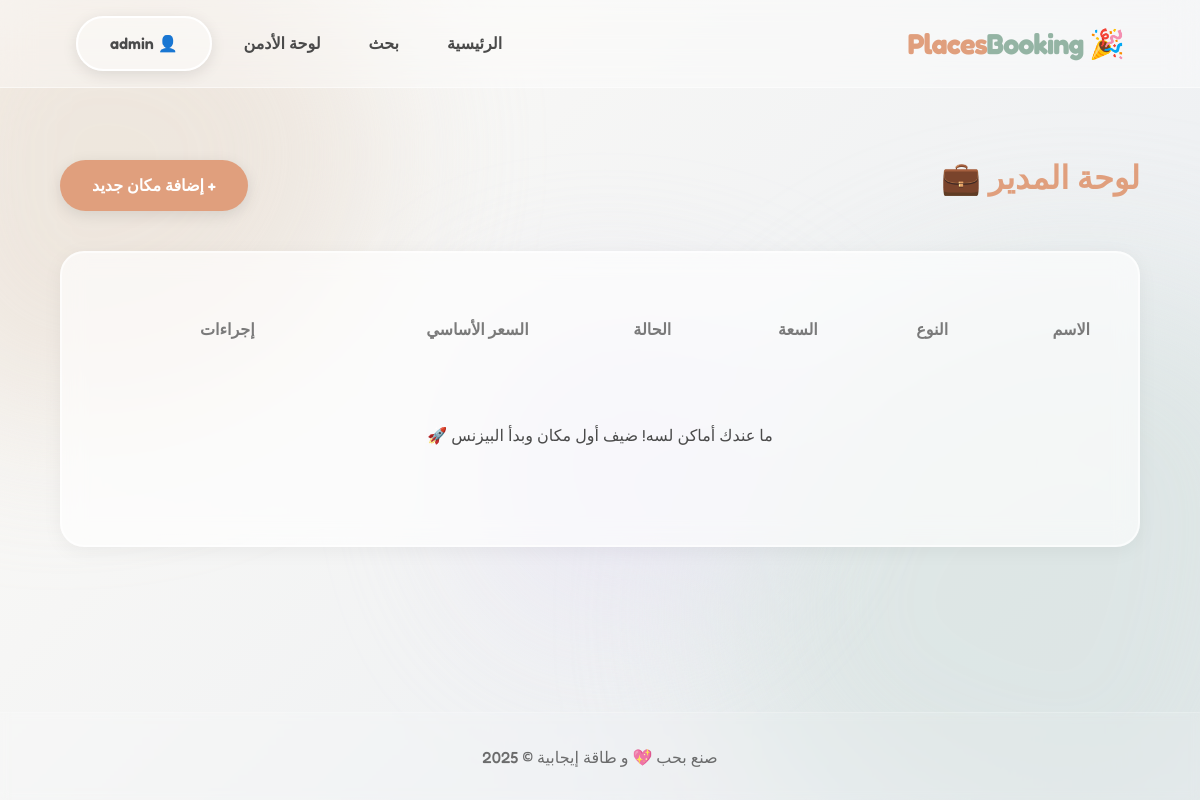
Before: /venues/dashboard/ (signed in) with the older database file.
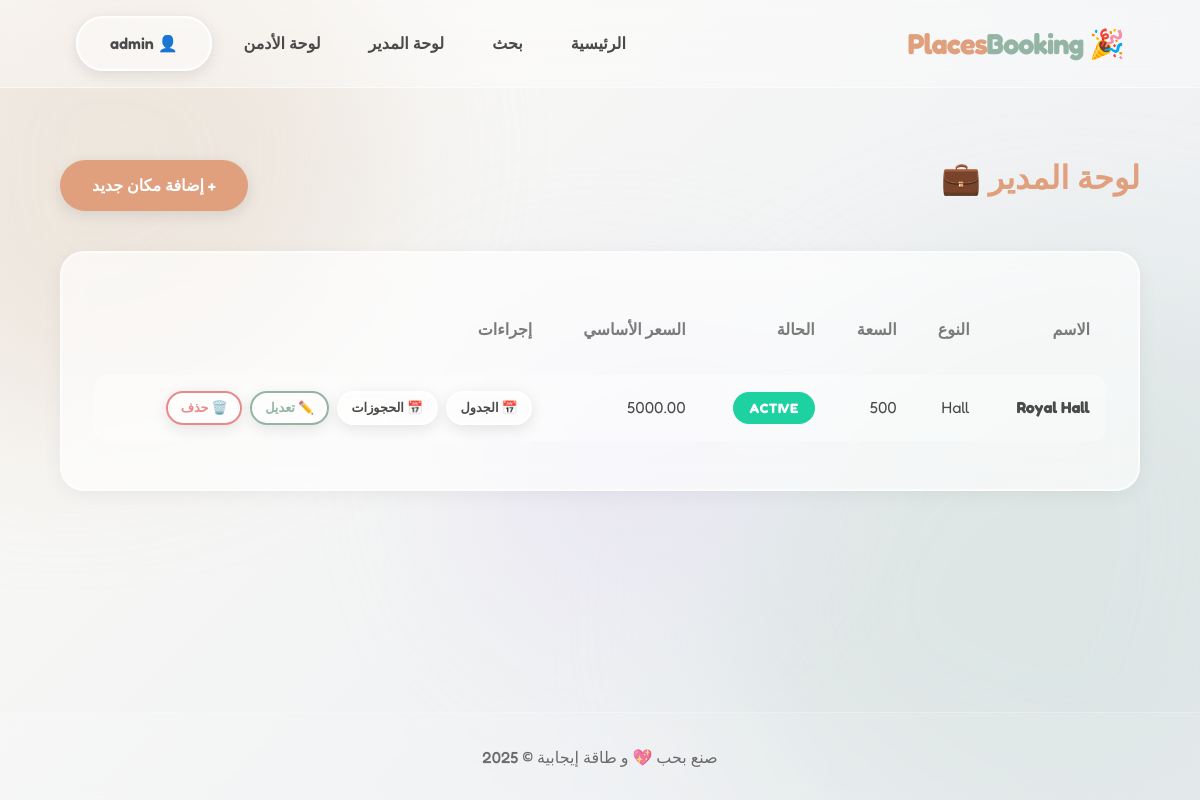
After: the same page with the newer database file.
### venues/models.py (models this page shows, shortened)
class Venue(models.Model):
    class VenueType(models.TextChoices):
        HALL = "HALL", _("Hall")
        CAFE = "CAFE", _("Cafe")
        RESTAURANT = "RESTAURANT", _("Restaurant")
        GARDEN = "GARDEN", _("Garden")
        ROOFTOP = "ROOFTOP", _("Rooftop")
        VILLA = "VILLA", _("Villa")
        OTHER = "OTHER", _("Other")
    class PricingMethod(models.TextChoices):
        PER_HOUR = "PER_HOUR", _("Per Hour")
        PER_DAY = "PER_DAY", _("Per Day")
        PER_PERIOD = "PER_PERIOD", _("Per Period")
        PER_TABLE = "PER_TABLE", _("Per Table")
    class Status(models.TextChoices):
        ACTIVE = "ACTIVE", _("Active")
        INACTIVE = "INACTIVE", _("Inactive")
        MAINTENANCE = "MAINTENANCE", _("Maintenance")
    manager = models.ForeignKey(settings.AUTH_USER_MODEL, on_delete=models.CASCADE, related_name="managed_venues")
    name = models.CharField(max_length=255)
    venue_type = models.CharField(max_length=50, choices=VenueType.choices)
    description = models.TextField()
    address = models.CharField(max_length=255)
    map_link = models.URLField(blank=True, null=True)
    capacity = models.PositiveIntegerField()
    pricing_method = models.CharField(max_length=50, choices=PricingMethod.choices)
    base_price = models.DecimalField(max_digits=10, decimal_places=2)
    status = models.CharField(max_length=50, choices=Status.choices, default=Status.ACTIVE)
    cancellation_policy = models.TextField(blank=True, help_text="Details about cancellation")
    created_at = models.DateTimeField(auto_now_add=True)
    updated_at = models.DateTimeField(auto_now=True)

### venues/views.py (the view)
# urls.py: path('dashboard/', views.manager_dashboard, name='manager_dashboard'),
@login_required
@user_passes_test(is_manager)
def manager_dashboard(request):
    venues = Venue.objects.filter(manager=request.user)
    return render(request, 'venues/dashboard.html', {'venues': venues})

### users/models.py (called while the page is built)
    def is_manager(self):
         return self.role == self.Role.MANAGER

### venues/views.py (called while the page is built)
def is_manager(user):
    return user.is_authenticated and (user.is_manager() or user.is_staff)

### templates/venues/dashboard.html
{% extends 'base.html' %}
{% block content %}
<div class="container" style="padding: 4rem 0;">
    <div style="display: flex; justify-content: space-between; align-items: center; margin-bottom: 2rem;">
        <h1 style="color: var(--color-primary);">لوحة المدير 💼</h1>
        <a href="{% url 'create_venue' %}" class="btn btn-primary">
            + إضافة مكان جديد
        </a>
    </div>
    <div class="glass-card" style="padding: 2rem; overflow-x: auto;">
        <table style="width: 100%; border-collapse: separate; border-spacing: 0 1rem; min-width: 800px;">
            <thead>
                <tr style="text-align: right; color: var(--color-text-light);">
                    <th style="padding: 1rem;">الاسم</th>
                    <th style="padding: 1rem;">النوع</th>
                    <th style="padding: 1rem;">السعة</th>
                    <th style="padding: 1rem;">الحالة</th>
                    <th style="padding: 1rem;">السعر الأساسي</th>
                    <th style="padding: 1rem;">إجراءات</th>
                </tr>
            </thead>
            <tbody>
                {% for venue in venues %}
                <tr style="background: rgba(255,255,255,0.3);">
                    <td style="padding: 1rem; border-top-right-radius: 12px; border-bottom-right-radius: 12px;">
                        <a href="{% url 'venue_detail' venue.pk %}" style="font-weight: bold;">{{ venue.name }}</a>
                    </td>
                    <td style="padding: 1rem;">{{ venue.get_venue_type_display }}</td>
                    <td style="padding: 1rem;">{{ venue.capacity }}</td>
                    <td style="padding: 1rem;">
                        <span class="badge
                            {% if venue.status == 'ACTIVE' %}badge-success
                            {% elif venue.status == 'INACTIVE' %}badge-danger
                            {% else %}badge-warning{% endif %}">
                            {{ venue.get_status_display }}
                        </span>
                    </td>
                    <td style="padding: 1rem;">{{ venue.base_price }}</td>
                    <td style="padding: 1rem; border-top-left-radius: 12px; border-bottom-left-radius: 12px;">
                        <div style="display: flex; gap: 0.5rem;">
                            <a href="{% url 'venue_calendar' venue.pk %}" class="btn btn-glass"
                                style="font-size: 0.8rem; padding: 0.3rem 0.8rem;">📅 الجدول</a>
                            <a href="{% url 'venue_bookings' venue.pk %}" class="btn btn-glass"
                                style="font-size: 0.8rem; padding: 0.3rem 0.8rem;">📅 الحجوزات</a>
                            <a href="{% url 'update_venue' venue.pk %}" class="btn btn-glass"
                                style="font-size: 0.8rem; padding: 0.3rem 0.8rem; border-color: var(--color-secondary); color: var(--color-secondary);">✏️
                                تعديل</a>
                            <a href="{% url 'delete_venue' venue.pk %}" class="btn btn-glass"
                                style="font-size: 0.8rem; padding: 0.3rem 0.8rem; border-color: var(--color-danger); color: var(--color-danger);">🗑️
                                حذف</a>
                        </div>
                    </td>
                </tr>
                {% empty %}
                <tr>
                    <td colspan="6" style="padding: 3rem; text-align: center;">ما عندك أماكن لسه! ضيف أول مكان وبدأ
                        البيزنس 🚀</td>
                </tr>
                {% endfor %}
            </tbody>
        </table>
    </div>
</div>
{% endblock %}

### templates/base.html (shortened to what this page needs)
{% load static %}
<!DOCTYPE html>
<html lang="ar" dir="rtl">
<head>
    <link rel="stylesheet" href="{% static 'css/style.css' %}">
</head>
<body>
    <div class="blobs-container">
        <div class="blob blob-2"></div>
        <div class="blob blob-3"></div>
    </div>
    <nav class="glass-nav">
        <div class="container" style="display: flex; justify-content: space-between; align-items: center;">
            <a href="{% url 'home' %}"
                style="font-size: 1.8rem; font-weight: 700; color: var(--color-primary); letter-spacing: -1px;">
                🎉 Places<span style="color: var(--color-secondary);">Booking</span>
            </a>
            <div style="display: flex; gap: 1rem; align-items: center;">
                <a href="{% url 'home' %}" class="nav-link">الرئيسية</a>
                <a href="{% url 'search' %}" class="nav-link">بحث</a>
                {% if user.is_authenticated %}
                {% if user.is_manager %}
                <a href="{% url 'manager_dashboard' %}" class="nav-link">لوحة المدير</a>
                {% endif %}
                {% if user.is_superuser %}
                <a href="{% url 'admin_dashboard' %}" class="nav-link">لوحة الأدمن</a>
                {% endif %}
                <a href="{% url 'customer_dashboard' %}" class="btn btn-glass">
                    👤 {{ user.username }}
                </a>
                {% else %}
                <a href="/accounts/login/" class="nav-link">دخول</a>
                <a href="/accounts/signup/" class="btn btn-primary">حساب جديد</a>
                {% endif %}
            </div>
        </div>
    </nav>
    <main style="min-height: 70vh;">
        {% block content %}{% endblock %}
    </main>
    <footer class="glass-footer">
        <div class="container">
            <p style="opacity: 0.8; font-weight: 500;">
                صنع بحب 💖 و طاقة إيجابية &copy; {% now "Y" %}
            </p>
        </div>
    </footer>
</body>
</html>

Changed rows visible on the page:
changed User "admin": role "CUSTOMER" → "MANAGER" (drawn)
now on this page (row edited): Venue: name "Royal Hall", venue_type "Hall", capacity "500", status "ACTIVE", base_price "5000.00"
Other visible differences:
text no longer shown: "ما عندك أماكن لسه! ضيف أول مكان وبدأ البيزنس 🚀"
text now shown: "لوحة المدير"
